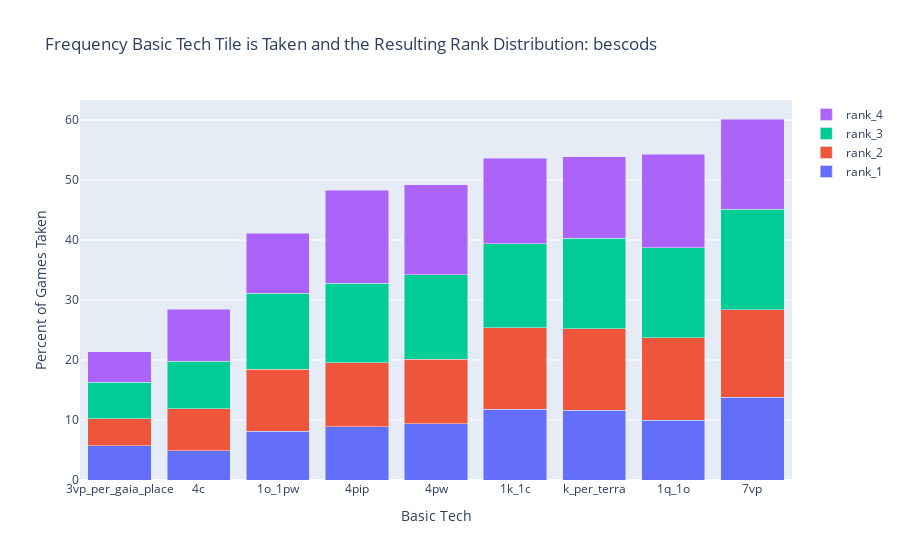
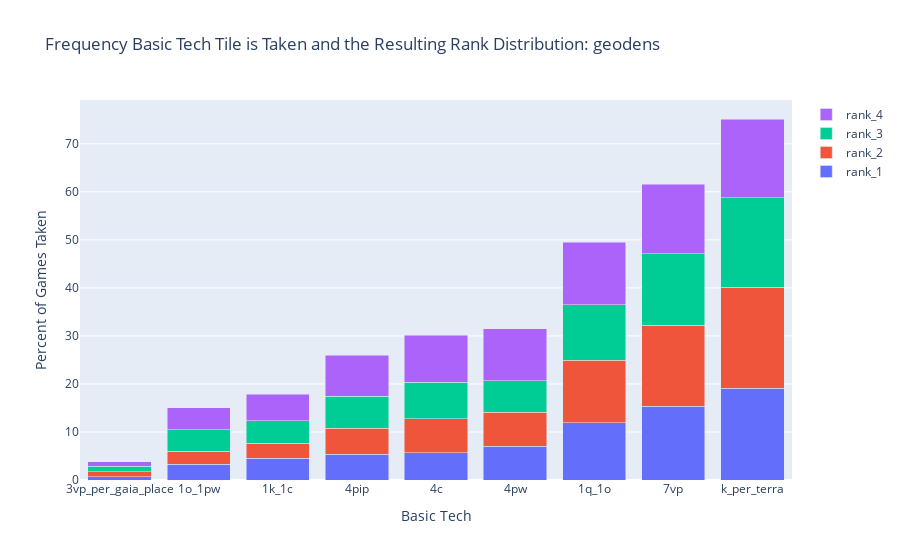
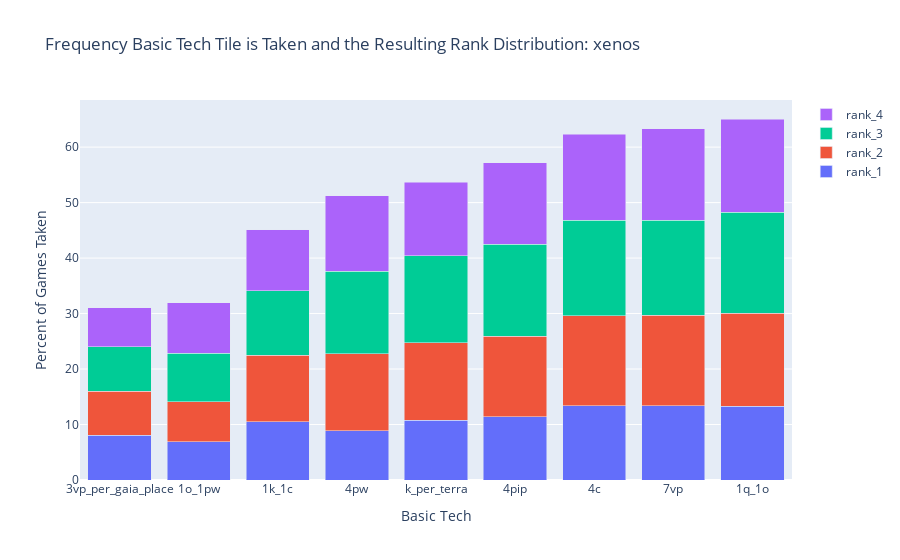
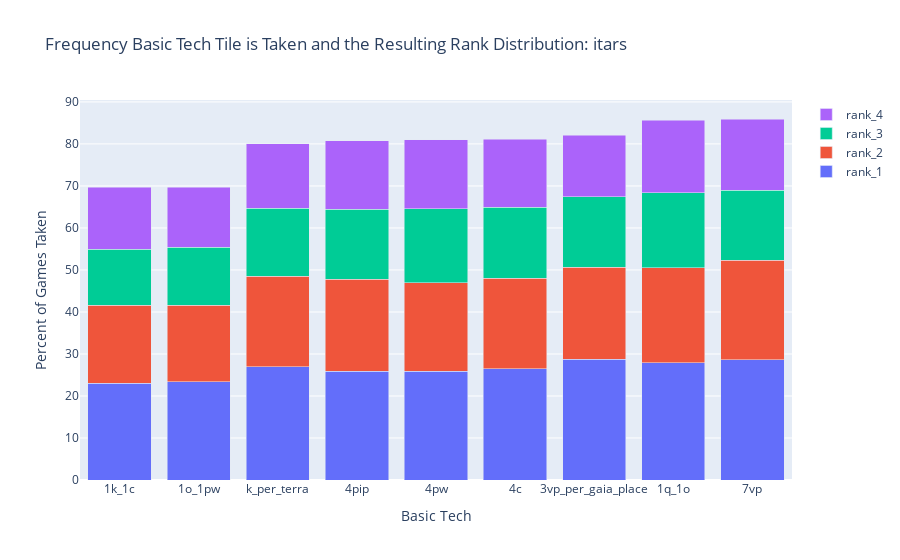

Here is the notebook cell these charts were saved with, in order:
### Code cell
plot_tech_freq(dat_4, 4)

### Figure 1 — Plotly figure (JSON) as saved in the notebook; plotly's stock layout.template omitted (floating-point values rounded to 4 significant figures)
{"data": [{"hovertemplate": "<br><b>Rank</b>: 1<br><b>Tech</b>: %{x}<br><b>% Taken for Rank</b>: %{y}<br><b>% Rank if Taken</b>: %{text}<br><b>% Rank overall</b>: 19.96<extra></extra>", "name": "rank_1", "text": ["18.317", "21.595", "18.367", "22.917", "19.826", "22.037", "26.778", "16.981", "19.091"], "texttemplate": "", "type": "bar", "x": ["1q_1o", "k_per_terra", "4pip", "7vp", "1o_1pw", "1k_1c", "3vp_per_gaia_place", "4c", "4pw"], "y": [9.937, 11.64, 8.863, 13.79, 8.147, 11.82, 5.73, 4.834, 9.4]}, {"hovertemplate": "<br><b>Rank</b>: 2<br><b>Tech</b>: %{x}<br><b>% Taken for Rank</b>: %{y}<br><b>% Rank if Taken</b>: %{text}<br><b>% Rank overall</b>: 23.99<extra></extra>", "name": "rank_2", "text": ["25.413", "25.249", "22.078", "24.256", "25.054", "25.209", "20.921", "24.843", "21.818"], "texttemplate": "", "type": "bar", "x": ["1q_1o", "k_per_terra", "4pip", "7vp", "1o_1pw", "1k_1c", "3vp_per_gaia_place", "4c", "4pw"], "y": [13.79, 13.61, 10.65, 14.59, 10.29, 13.52, 4.476, 7.073, 10.74]}, {"hovertemplate": "<br><b>Rank</b>: 3<br><b>Tech</b>: %{x}<br><b>% Taken for Rank</b>: %{y}<br><b>% Rank if Taken</b>: %{text}<br><b>% Rank overall</b>: 27.57<extra></extra>", "name": "rank_3", "text": ["27.558", "27.907", "27.458", "27.827", "30.937", "26.21", "28.452", "27.673", "28.545"], "texttemplate": "", "type": "bar", "x": ["1q_1o", "k_per_terra", "4pip", "7vp", "1o_1pw", "1k_1c", "3vp_per_gaia_place", "4c", "4pw"], "y": [14.95, 15.04, 13.25, 16.74, 12.71, 14.06, 6.088, 7.878, 14.06]}, {"hovertemplate": "<br><b>Rank</b>: 4<br><b>Tech</b>: %{x}<br><b>% Taken for Rank</b>: %{y}<br><b>% Rank if Taken</b>: %{text}<br><b>% Rank overall</b>: 28.47<extra></extra>", "name": "rank_4", "text": ["28.713", "25.249", "32.096", "25.0", "24.183", "26.544", "23.849", "30.503", "30.545"], "texttemplate": "", "type": "bar", "x": ["1q_1o", "k_per_terra", "4pip", "7vp", "1o_1pw", "1k_1c", "3vp_per_gaia_place", "4c", "4pw"], "y": [15.58, 13.61, 15.49, 15.04, 9.937, 14.23, 5.103, 8.684, 15.04]}], "layout": {"barmode": "stack", "title": {"text": "Frequency Basic Tech Tile is Taken and the Resulting Rank Distribution: bescods"}, "uniformtext": {"minsize": 100000, "mode": "hide"}, "xaxis": {"categoryorder": "total ascending", "title": {"text": "Basic Tech"}}, "yaxis": {"title": {"text": "Percent of Games Taken"}}}}

### Figure 2 — Plotly figure (JSON) as saved in the notebook; plotly's stock layout.template omitted (floating-point values rounded to 4 significant figures)
{"data": [{"hovertemplate": "<br><b>Rank</b>: 1<br><b>Tech</b>: %{x}<br><b>% Taken for Rank</b>: %{y}<br><b>% Rank if Taken</b>: %{text}<br><b>% Rank overall</b>: 21.93<extra></extra>", "name": "rank_1", "text": ["24.082", "25.411", "20.67", "25.0", "21.739", "25.203", "18.868", "18.795", "22.35"], "texttemplate": "", "type": "bar", "x": ["1q_1o", "k_per_terra", "4pip", "7vp", "1o_1pw", "1k_1c", "3vp_per_gaia_place", "4c", "4pw"], "y": [11.91, 19.1, 5.374, 15.4, 3.268, 4.503, 0.726, 5.664, 7.044]}, {"hovertemplate": "<br><b>Rank</b>: 2<br><b>Tech</b>: %{x}<br><b>% Taken for Rank</b>: %{y}<br><b>% Rank if Taken</b>: %{text}<br><b>% Rank overall</b>: 24.62<extra></extra>", "name": "rank_2", "text": ["26.432", "28.019", "20.95", "27.241", "18.357", "17.48", "24.528", "23.373", "22.35"], "texttemplate": "", "type": "bar", "x": ["1q_1o", "k_per_terra", "4pip", "7vp", "1o_1pw", "1k_1c", "3vp_per_gaia_place", "4c", "4pw"], "y": [13.07, 21.06, 5.447, 16.78, 2.76, 3.123, 0.944, 7.044, 7.044]}, {"hovertemplate": "<br><b>Rank</b>: 3<br><b>Tech</b>: %{x}<br><b>% Taken for Rank</b>: %{y}<br><b>% Rank if Taken</b>: %{text}<br><b>% Rank overall</b>: 25.34<extra></extra>", "name": "rank_3", "text": ["23.201", "24.734", "25.419", "24.175", "29.469", "26.423", "30.189", "25.301", "20.737"], "texttemplate": "", "type": "bar", "x": ["1q_1o", "k_per_terra", "4pip", "7vp", "1o_1pw", "1k_1c", "3vp_per_gaia_place", "4c", "4pw"], "y": [11.47, 18.59, 6.609, 14.89, 4.43, 4.72, 1.162, 7.625, 6.536]}, {"hovertemplate": "<br><b>Rank</b>: 4<br><b>Tech</b>: %{x}<br><b>% Taken for Rank</b>: %{y}<br><b>% Rank if Taken</b>: %{text}<br><b>% Rank overall</b>: 28.1<extra></extra>", "name": "rank_4", "text": ["26.285", "21.836", "32.961", "23.585", "30.435", "30.894", "26.415", "32.53", "34.562"], "texttemplate": "", "type": "bar", "x": ["1q_1o", "k_per_terra", "4pip", "7vp", "1o_1pw", "1k_1c", "3vp_per_gaia_place", "4c", "4pw"], "y": [13.0, 16.41, 8.569, 14.52, 4.575, 5.519, 1.017, 9.804, 10.89]}], "layout": {"barmode": "stack", "title": {"text": "Frequency Basic Tech Tile is Taken and the Resulting Rank Distribution: geodens"}, "uniformtext": {"minsize": 100000, "mode": "hide"}, "xaxis": {"categoryorder": "total ascending", "title": {"text": "Basic Tech"}}, "yaxis": {"title": {"text": "Percent of Games Taken"}}}}

### Figure 3 — Plotly figure (JSON) as saved in the notebook; plotly's stock layout.template omitted (floating-point values rounded to 4 significant figures)
{"data": [{"hovertemplate": "<br><b>Rank</b>: 1<br><b>Tech</b>: %{x}<br><b>% Taken for Rank</b>: %{y}<br><b>% Rank if Taken</b>: %{text}<br><b>% Rank overall</b>: 20.3<extra></extra>", "name": "rank_1", "text": ["20.393", "20.119", "20.0", "21.086", "21.5", "23.227", "26.031", "21.538", "17.317"], "texttemplate": "", "type": "bar", "x": ["1q_1o", "k_per_terra", "4pip", "7vp", "1o_1pw", "1k_1c", "3vp_per_gaia_place", "4c", "4pw"], "y": [13.27, 10.79, 11.43, 13.35, 6.875, 10.47, 8.074, 13.43, 8.873]}, {"hovertemplate": "<br><b>Rank</b>: 2<br><b>Tech</b>: %{x}<br><b>% Taken for Rank</b>: %{y}<br><b>% Rank if Taken</b>: %{text}<br><b>% Rank overall</b>: 25.58<extra></extra>", "name": "rank_2", "text": ["25.799", "25.931", "25.315", "25.758", "22.75", "26.596", "25.515", "25.897", "27.145"], "texttemplate": "", "type": "bar", "x": ["1q_1o", "k_per_terra", "4pip", "7vp", "1o_1pw", "1k_1c", "3vp_per_gaia_place", "4c", "4pw"], "y": [16.79, 13.91, 14.47, 16.31, 7.274, 11.99, 7.914, 16.15, 13.91]}, {"hovertemplate": "<br><b>Rank</b>: 3<br><b>Tech</b>: %{x}<br><b>% Taken for Rank</b>: %{y}<br><b>% Rank if Taken</b>: %{text}<br><b>% Rank overall</b>: 28.22<extra></extra>", "name": "rank_3", "text": ["28.01", "29.359", "29.091", "27.146", "27.25", "25.887", "25.773", "27.692", "29.017"], "texttemplate": "", "type": "bar", "x": ["1q_1o", "k_per_terra", "4pip", "7vp", "1o_1pw", "1k_1c", "3vp_per_gaia_place", "4c", "4pw"], "y": [18.23, 15.75, 16.63, 17.19, 8.713, 11.67, 7.994, 17.27, 14.87]}, {"hovertemplate": "<br><b>Rank</b>: 4<br><b>Tech</b>: %{x}<br><b>% Taken for Rank</b>: %{y}<br><b>% Rank if Taken</b>: %{text}<br><b>% Rank overall</b>: 25.9<extra></extra>", "name": "rank_4", "text": ["25.799", "24.59", "25.594", "26.01", "28.5", "24.291", "22.68", "24.872", "26.521"], "texttemplate": "", "type": "bar", "x": ["1q_1o", "k_per_terra", "4pip", "7vp", "1o_1pw", "1k_1c", "3vp_per_gaia_place", "4c", "4pw"], "y": [16.79, 13.19, 14.63, 16.47, 9.113, 10.95, 7.034, 15.51, 13.59]}], "layout": {"barmode": "stack", "title": {"text": "Frequency Basic Tech Tile is Taken and the Resulting Rank Distribution: xenos"}, "uniformtext": {"minsize": 100000, "mode": "hide"}, "xaxis": {"categoryorder": "total ascending", "title": {"text": "Basic Tech"}}, "yaxis": {"title": {"text": "Percent of Games Taken"}}}}

### Figure 4 — Plotly figure (JSON) as saved in the notebook; plotly's stock layout.template omitted (floating-point values rounded to 4 significant figures)
{"data": [{"hovertemplate": "<br><b>Rank</b>: 1<br><b>Tech</b>: %{x}<br><b>% Taken for Rank</b>: %{y}<br><b>% Rank if Taken</b>: %{text}<br><b>% Rank overall</b>: 31.34<extra></extra>", "name": "rank_1", "text": ["32.618", "33.655", "32.132", "33.356", "33.56", "33.135", "35.022", "32.723", "31.941"], "texttemplate": "", "type": "bar", "x": ["1q_1o", "k_per_terra", "4pip", "7vp", "1o_1pw", "1k_1c", "3vp_per_gaia_place", "4c", "4pw"], "y": [27.95, 26.94, 25.93, 28.66, 23.38, 23.09, 28.72, 26.53, 25.88]}, {"hovertemplate": "<br><b>Rank</b>: 2<br><b>Tech</b>: %{x}<br><b>% Taken for Rank</b>: %{y}<br><b>% Rank if Taken</b>: %{text}<br><b>% Rank overall</b>: 26.11<extra></extra>", "name": "rank_2", "text": ["26.316", "26.983", "27.132", "27.486", "26.15", "26.491", "26.773", "26.501", "26.007"], "texttemplate": "", "type": "bar", "x": ["1q_1o", "k_per_terra", "4pip", "7vp", "1o_1pw", "1k_1c", "3vp_per_gaia_place", "4c", "4pw"], "y": [22.55, 21.6, 21.9, 23.62, 18.22, 18.46, 21.96, 21.48, 21.07]}, {"hovertemplate": "<br><b>Rank</b>: 3<br><b>Tech</b>: %{x}<br><b>% Taken for Rank</b>: %{y}<br><b>% Rank if Taken</b>: %{text}<br><b>% Rank overall</b>: 20.83<extra></extra>", "name": "rank_3", "text": ["20.845", "20.163", "20.662", "19.475", "19.761", "19.25", "20.478", "20.864", "21.832"], "texttemplate": "", "type": "bar", "x": ["1q_1o", "k_per_terra", "4pip", "7vp", "1o_1pw", "1k_1c", "3vp_per_gaia_place", "4c", "4pw"], "y": [17.86, 16.14, 16.68, 16.74, 13.77, 13.41, 16.8, 16.91, 17.68]}, {"hovertemplate": "<br><b>Rank</b>: 4<br><b>Tech</b>: %{x}<br><b>% Taken for Rank</b>: %{y}<br><b>% Rank if Taken</b>: %{text}<br><b>% Rank overall</b>: 21.72<extra></extra>", "name": "rank_4", "text": ["20.222", "19.199", "20.074", "19.682", "20.528", "21.124", "17.728", "19.912", "20.22"], "texttemplate": "", "type": "bar", "x": ["1q_1o", "k_per_terra", "4pip", "7vp", "1o_1pw", "1k_1c", "3vp_per_gaia_place", "4c", "4pw"], "y": [17.33, 15.37, 16.2, 16.91, 14.3, 14.72, 14.54, 16.14, 16.38]}], "layout": {"barmode": "stack", "title": {"text": "Frequency Basic Tech Tile is Taken and the Resulting Rank Distribution: itars"}, "uniformtext": {"minsize": 100000, "mode": "hide"}, "xaxis": {"categoryorder": "total ascending", "title": {"text": "Basic Tech"}}, "yaxis": {"title": {"text": "Percent of Games Taken"}}}}
